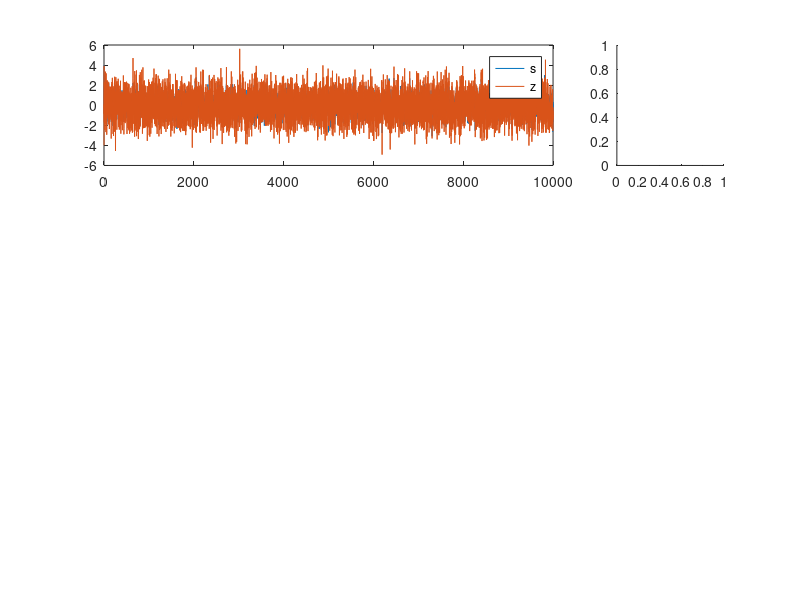

MATLAB code to generate this figure: (Note: this script raises an error after producing the figure.)
% Demo of the Gibbs sampling in order to infer a hierarchical model
% Wen-Hao Zhang, June 20, 2019

% The generative model used in this simulation is the same as my Cosyne
% 2019 study
% Generative structure: z --> s --> x
% x: observations;
% s and z: latent variables

% p(x|s) = N(x|s, sigma_x^2), where N(.) is a normal distribution;
% p(s|z) = N(s|z, sigma_s^2);
% p(z)   = uniform.

%% Parameters
sigma_x = 0.8;
sigma_s = 1;

x = 0;
% Mean and covariance of the posterior distribution
meanPosterior = x * zeros(2,1);
covPosterior = sigma_x^2 * ones(2,2);
covPosterior(2,2) = covPosterior(2,2) + sigma_s^2;

%% Simulation

% Gibbs sampling
sInit = 4;
zInit = -4;

w = [sigma_s^2, sigma_x^2];
w = w/ sum(w);
Lambda = sigma_x^(-2) + sigma_s^(-2);

tLen = 1e4;
zArray = zeros(1, tLen);
sArray = zeros(1, tLen);
sMeanArray = zeros(1, tLen);

zArray(1) = zInit;
sArray(1) = sInit;

for t = 1: tLen
    zArray(t+1) = sArray(t) + sigma_s * randn(1);
    sMeanArray(t+1) = w * [x, zArray(t+1)]';
    sArray(t+1) = sMeanArray(t+1) + 1/sqrt(Lambda) * randn(1);
end

%% Calculate the statistics of sampled s and z
meanSample = mean([sArray; zArray], 2);
covSample = cov([sArray; zArray]');

% % Calculate the cross entropy
XEnt = log(2*pi) ...
    + log(det(covSample)) ...
    + trace(covPosterior / covSample) ...
    + (meanSample - meanPosterior)' / covSample * (meanSample - meanPosterior);
XEnt = XEnt /2;

%% Plot results

figure(1)
% Trajectory of s and z over time
subplot(3,4, 1:3)
plot(1:tLen, sArray(1:end-1))
hold on
plot(1:tLen, zArray(1:end-1))
legend('s', 'z')

% Marginal distribution of s and z
subplot(3,4, 4)

%% % TBD: only use the equilibrium state!

% Generate new figure
figure(2);

nSteps = 1e3;
hAxe = plotJointMarginalHist(sArray(1:nSteps), zArray(1:nSteps));
axes(hAxe(1))
xlabel('Sampled s (local)')
ylabel('Sampled z (global)')
axis(hAxe(1), 5*[-1,1,-1,1])

% Plot the posterior
fh = @(x,y) ( ([x;y] - meanPosterior)' / covPosterior/9 * ([x;y]-meanPosterior) - 1);
hEllipse = fimplicit(hAxe(1), fh, [meanPosterior(1) + 4*covPosterior(1)*[-1, 1], ...
    meanPosterior(2) + 4*covPosterior(4)*[-1, 1]], '--g', 'linew', 2);

% Plot the contour of posterior 
% X = meanPosterior(1) + 3*covPosterior(1,1)*[-1, 1];
% Y = meanPosterior(2) + 3*covPosterior(2,2)*[-1, 1];
X = [-6, 6];
Y = [-6, 6];
X = linspace(X(1), X(2), 101);
Y = linspace(Y(1), Y(2), 101);
[X,Y] = meshgrid(X,Y);
Z = mvnpdf([X(:), Y(:)], meanPosterior(:)', covPosterior);
contourf(X(1,:), Y(:,1), reshape(Z,size(X)), 'linestyle', 'none')
% imagesc(X(1,:), Y(:,1), reshape(Z,size(X)))

% Define the colormap of the same color series
cMap = getColorMapPosNegDat([0, max(Z)], 64);
% cMap = flipud(hot(64));
colormap(cMap);
axis xy


% Plot the Gibbs sampling steps
nSteps = 10;
plot([sArray(1:nSteps); sArray(1:nSteps)], [zArray(1:nSteps); zArray(2:nSteps+1)], 'k')
plot([sArray(1:nSteps); sArray(2:nSteps+1)], [zArray(2:nSteps+1); zArray(2:nSteps+1)], 'k')
plot(sArray(2:nSteps+1), zArray(2:nSteps+1), 'ok', 'markersize', 6)

axis([-5, 5, -5, 5])
set(hAxe(1), 'xtick', -5:5:5, 'ytick', -5:5:5)

%% Animation of the Gibbs sampling trajectories

% Animation_GibbsSampling;